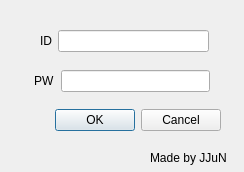
<?xml version="1.0" encoding="UTF-8"?>
<ui version="4.0">
 <class>DaishinAutoLearning</class>
 <widget class="QDialog" name="DaishinAutoLearning">
  <property name="enabled">
   <bool>true</bool>
  </property>
  <property name="geometry">
   <rect>
    <x>0</x>
    <y>0</y>
    <width>244</width>
    <height>172</height>
   </rect>
  </property>
  <property name="sizePolicy">
   <sizepolicy hsizetype="Fixed" vsizetype="Fixed">
    <horstretch>0</horstretch>
    <verstretch>0</verstretch>
   </sizepolicy>
  </property>
  <property name="windowTitle">
   <string notr="true">DaishinAutoLearning</string>
  </property>
  <widget class="QDialogButtonBox" name="buttonBox">
   <property name="geometry">
    <rect>
     <x>0</x>
     <y>100</y>
     <width>221</width>
     <height>41</height>
    </rect>
   </property>
   <property name="orientation">
    <enum>Qt::Horizontal</enum>
   </property>
   <property name="standardButtons">
    <set>QDialogButtonBox::Cancel|QDialogButtonBox::Ok</set>
   </property>
  </widget>
  <widget class="QLabel" name="label">
   <property name="geometry">
    <rect>
     <x>150</x>
     <y>150</y>
     <width>91</width>
     <height>16</height>
    </rect>
   </property>
   <property name="text">
    <string>Made by JJuN</string>
   </property>
  </widget>
  <widget class="QWidget" name="">
   <property name="geometry">
    <rect>
     <x>40</x>
     <y>30</y>
     <width>169</width>
     <height>22</height>
    </rect>
   </property>
   <layout class="QHBoxLayout" name="horizontalLayout">
    <item>
     <widget class="QLabel" name="ID_2">
      <property name="text">
       <string>ID</string>
      </property>
     </widget>
    </item>
    <item>
     <widget class="QLineEdit" name="ID"/>
    </item>
   </layout>
  </widget>
  <widget class="QWidget" name="">
   <property name="geometry">
    <rect>
     <x>34</x>
     <y>70</y>
     <width>176</width>
     <height>22</height>
    </rect>
   </property>
   <layout class="QHBoxLayout" name="horizontalLayout_2">
    <item>
     <widget class="QLabel" name="Password">
      <property name="text">
       <string>PW</string>
      </property>
     </widget>
    </item>
    <item>
     <widget class="QLineEdit" name="PW"/>
    </item>
   </layout>
  </widget>
 </widget>
 <resources/>
 <connections>
  <connection>
   <sender>buttonBox</sender>
   <signal>accepted()</signal>
   <receiver>DaishinAutoLearning</receiver>
   <slot>accept()</slot>
   <hints>
    <hint type="sourcelabel">
     <x>248</x>
     <y>254</y>
    </hint>
    <hint type="destinationlabel">
     <x>157</x>
     <y>274</y>
    </hint>
   </hints>
  </connection>
  <connection>
   <sender>buttonBox</sender>
   <signal>rejected()</signal>
   <receiver>DaishinAutoLearning</receiver>
   <slot>reject()</slot>
   <hints>
    <hint type="sourcelabel">
     <x>316</x>
     <y>260</y>
    </hint>
    <hint type="destinationlabel">
     <x>286</x>
     <y>274</y>
    </hint>
   </hints>
  </connection>
 </connections>
</ui>
